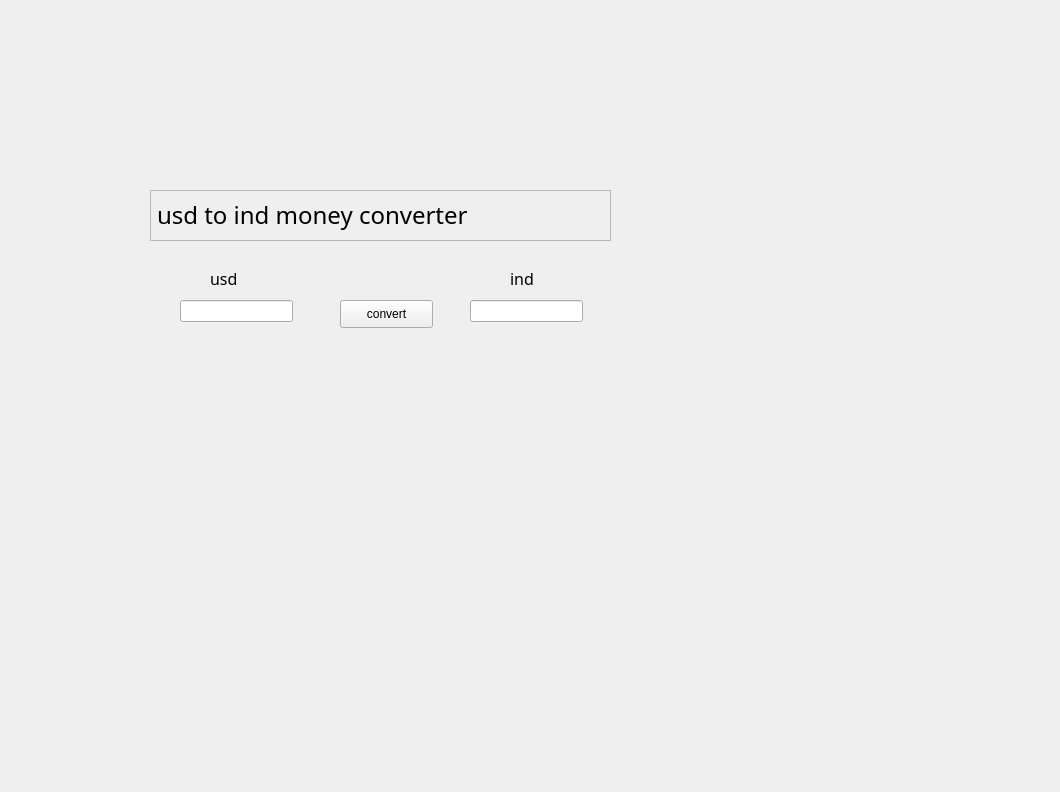
<?xml version="1.0" encoding="UTF-8"?>
<ui version="4.0">
 <class>Form</class>
 <widget class="QWidget" name="Form">
  <property name="geometry">
   <rect>
    <x>0</x>
    <y>0</y>
    <width>1060</width>
    <height>792</height>
   </rect>
  </property>
  <property name="windowTitle">
   <string>Form</string>
  </property>
  <widget class="QPushButton" name="pushButton">
   <property name="geometry">
    <rect>
     <x>340</x>
     <y>300</y>
     <width>93</width>
     <height>28</height>
    </rect>
   </property>
   <property name="text">
    <string>convert</string>
   </property>
  </widget>
  <widget class="QLineEdit" name="lineEdit">
   <property name="geometry">
    <rect>
     <x>180</x>
     <y>300</y>
     <width>113</width>
     <height>22</height>
    </rect>
   </property>
  </widget>
  <widget class="QLineEdit" name="lineEdit_2">
   <property name="geometry">
    <rect>
     <x>470</x>
     <y>300</y>
     <width>113</width>
     <height>22</height>
    </rect>
   </property>
  </widget>
  <widget class="QLabel" name="label">
   <property name="geometry">
    <rect>
     <x>150</x>
     <y>190</y>
     <width>461</width>
     <height>51</height>
    </rect>
   </property>
   <property name="font">
    <font>
     <family>MV Boli</family>
     <pointsize>18</pointsize>
    </font>
   </property>
   <property name="frameShape">
    <enum>QFrame::StyledPanel</enum>
   </property>
   <property name="text">
    <string>&lt;html&gt;&lt;head/&gt;&lt;body&gt;&lt;p&gt;usd to ind money converter&lt;/p&gt;&lt;/body&gt;&lt;/html&gt;</string>
   </property>
  </widget>
  <widget class="QLabel" name="label_2">
   <property name="geometry">
    <rect>
     <x>210</x>
     <y>270</y>
     <width>55</width>
     <height>16</height>
    </rect>
   </property>
   <property name="font">
    <font>
     <family>MV Boli</family>
     <pointsize>12</pointsize>
    </font>
   </property>
   <property name="text">
    <string>usd</string>
   </property>
  </widget>
  <widget class="QLabel" name="label_3">
   <property name="geometry">
    <rect>
     <x>510</x>
     <y>270</y>
     <width>55</width>
     <height>16</height>
    </rect>
   </property>
   <property name="font">
    <font>
     <family>MV Boli</family>
     <pointsize>12</pointsize>
    </font>
   </property>
   <property name="text">
    <string>ind</string>
   </property>
  </widget>
 </widget>
 <resources/>
 <connections/>
</ui>
